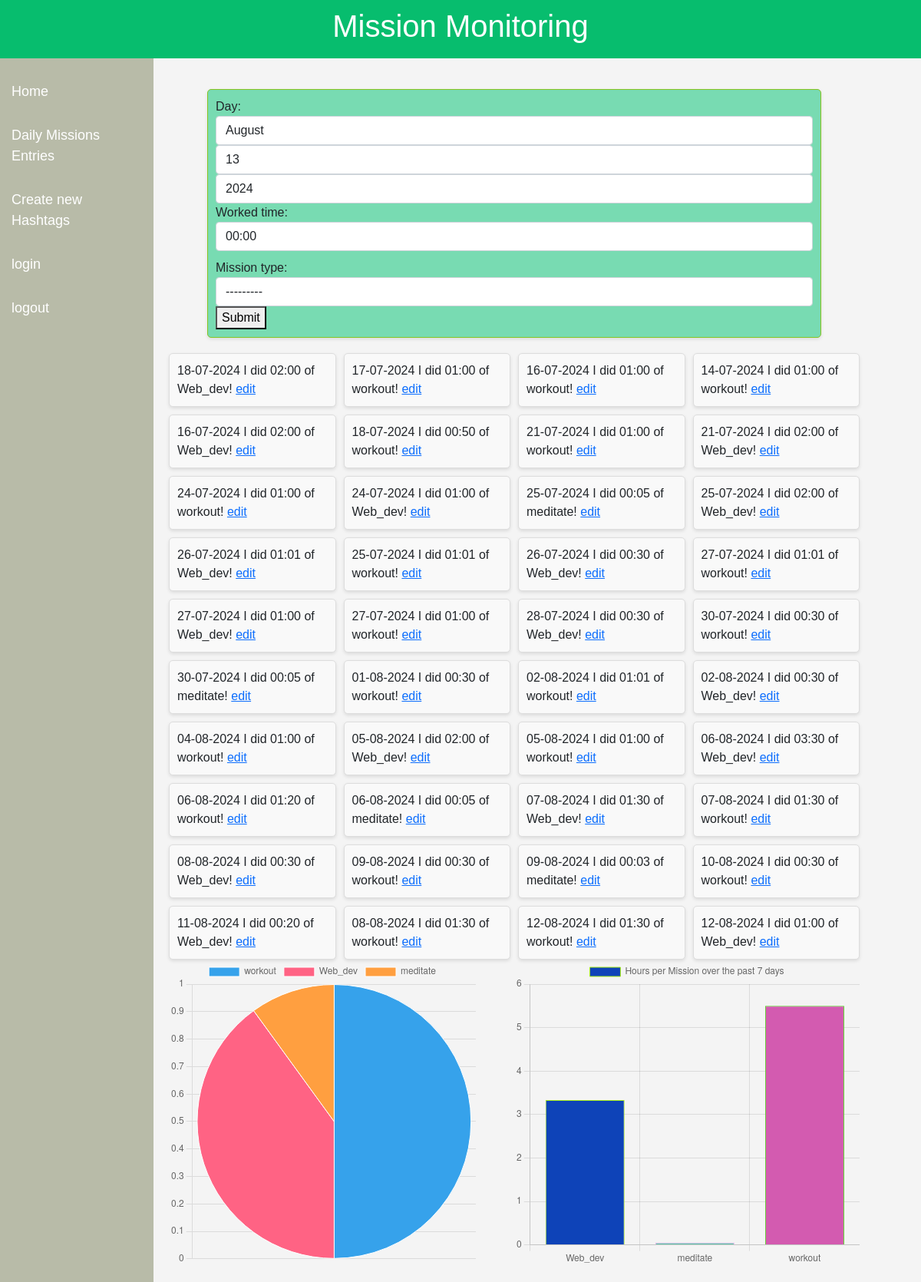
The app's page /checklist/ with its own data.
### checklist/models.py (models this page shows)
class MissionMonitoring(models.Model):
    day = models.DateField(default=timezone.now)
    mission_type = models.ForeignKey(MissionType, on_delete= models.CASCADE)
    worked_time = models.DurationField(default=timezone.timedelta(minutes=0))
    def formated_date(self):
         return self.day.strftime('%d-%m-%Y')
    def parsed_time(self):
        total_seconds = self.worked_time.total_seconds()
        hours = int(total_seconds // 3600)
        minutes = int((total_seconds % 3600) // 60)
        return f'{hours:02}:{minutes:02}'  # Format as HH:MM
    def __str__(self):
        return f'{self.formated_date()} I did {self.parsed_time()} of {self.mission_type}!'

class  MissionType(models.Model):
    mission = models.CharField(max_length=100)
    def __str__(self):
        return self.mission

### checklist/views.py (the view)
# urls.py: path('checklist/',checklist, name='checklist'),
def checklist(request):
    Acheivments_ = MissionMonitoring.objects.all()
    if request.method == 'POST':
        form = Postformactivityentry(request.POST)
        if form.is_valid():
            form.save()
            return redirect('checklist')  # Redirect back to the checklist view after form submission
    else:
        form = Postformactivityentry()
    for_pd = list(MissionMonitoring.objects.annotate(value_mission_type=F('mission_type__mission')).values('day','value_mission_type','worked_time'))
    df = pd.DataFrame(for_pd)
    missions_counts =   df['value_mission_type'].value_counts()
    Unique_misisons = missions_counts.index.tolist()
    Unique_misisons_count = missions_counts.values.tolist()
    from django.utils.html import escapejs
    Unique_misisons_json = json.dumps(Unique_misisons)
    Unique_misisons_count_json = json.dumps(Unique_misisons_count)
    from django.utils import timezone
    from datetime import timedelta
    Days_ago = timezone.now()- timedelta(days=7)
    worked_time_other_past_7 = list(MissionMonitoring.objects.filter(day__gt=Days_ago).values(
    ('mission_type__mission')).annotate(
        total_worked = Sum('worked_time')))
    mission_type = []
    mission_type_worked_time = []
    for x in worked_time_other_past_7:
        total_worked = x['total_worked']
        if isinstance(total_worked, timedelta):
            total_worked = (total_worked.total_seconds()/60)/60
        mission_type_worked_time.append(total_worked)
        mission_type.append(x['mission_type__mission'])
    mission_type = json.dumps(mission_type)
    mission_type_worked_time = json.dumps(mission_type_worked_time)
    return render(request, 'activities_entries.html', {
        'context_form': form,
        'Acheivments': Acheivments_,
        'Unique_misisons': Unique_misisons_json,
        'Unique_misisons_count': Unique_misisons_count_json,
        'mission_type': mission_type,
        'mission_type_worked_time': mission_type_worked_time
        })

### checklist/forms.py (shortened to what this page needs)
class Postformactivityentry(forms.ModelForm):
    day = forms.DateField(
        initial=timezone.now,
        widget=forms.SelectDateWidget(attrs={'class': 'form-control', 'placeholder': 'YYYY-MM-DD'})
    )
    worked_time = forms.TimeField(
        widget=forms.TimeInput(format='%H:%M', attrs={'class': 'form-control', 'placeholder': 'HH:MM'}),
        initial=time(0, 0)
    )
    class Meta:
        model = MissionMonitoring
        fields = ['day', 'mission_type', 'worked_time']
        widgets = {
            'mission_type': forms.Select(attrs={'class': 'form-control', 'placeholder': 'Select a mission type'}),
        }
    def __init__(self, *args, **kwargs):
        super(Postformactivityentry, self).__init__(*args, **kwargs)
        if self.instance and self.instance.pk:
            worked_seconds = self.instance.worked_time.total_seconds()
            hours = int(worked_seconds // 3600)
            minutes = int((worked_seconds % 3600) // 60)
            self.initial['worked_time'] = time(hour=hours, minute=minutes)

### checklist/templates/activities_entries.html (shortened to what this page needs)
{% extends "blog_page.html" %}
{% block title %} Mission Monitoring {% endblock %}
{% block content %}
<div class="post_head">
    <form method="post" action="">
        <div class="form-group">
            {{ context_form.day.label_tag }}
            {{ context_form.day }}
        </div>
        <div class="form-group">
            {{ context_form.worked_time.label_tag }}
            {{ context_form.worked_time }}
        </div>
        <div class="form-group">
            {{ context_form.mission_type.label_tag }}
            {{ context_form.mission_type }}
        </div>
        <button type="submit">Submit</button>
    </form>
</div>
{% if Acheivments %}
    <div class="achievements-grid">
        {% for achievement in Acheivments %}
            <div class="achievement-item">
                {{ achievement }}
                <a href="edit_entry/{{ achievement.id }}"> edit </a>
            </div>
        {% endfor %}
    </div>
{% else %}
    <p>No posts found.</p>
{% endif %}
<div style="display: flex; width: 100%; height: 400px;">
    <div style="flex: 1;">
        <canvas id="pieChart" style="width: 100%; height: 100%;"></canvas>
    </div>
    <div style="flex: 1;">
        <canvas id="barChart" style="width: 100%; height: 100%;"></canvas>
    </div>
</div>
<script>
    const ctxPie = document.getElementById('pieChart').getContext('2d');
    const labelsPie = JSON.parse("{{ Unique_misisons|escapejs }}");
    const dataPie = JSON.parse("{{ Unique_misisons_count|escapejs }}");
    new Chart(ctxPie, {
        type: 'pie',
        data: {
            labels: labelsPie,
            datasets: [{
                label: 'Number of entries per mission type',
                data: dataPie,
                borderWidth: 1
            }]
        },
        options: {
            scales: {
                y: {
                    beginAtZero: true
                }
            }
        }
    });
</script>
<script>
    const ctxBar = document.getElementById('barChart').getContext('2d');
    const missionType = JSON.parse("{{ mission_type|escapejs }}");
    const missionTypeWorkedTime = JSON.parse("{{ mission_type_worked_time|escapejs }}");
    // Function to generate a random color
    function getRandomColor() {
        const letters = '0123456789ABCDEF';
        let color = '#';
        for (let i = 0; i < 6; i++) {
            color += letters[Math.floor(Math.random() * 16)];
        }
        return color;
    }
    // Generate background colors and border colors dynamically based on the length of the data
    const backgroundColors = missionTypeWorkedTime.map(() => getRandomColor());
    const borderColors = missionTypeWorkedTime.map(() => getRandomColor());
    new Chart(ctxBar, {
        type: 'bar',
        data: {
            labels: missionType,
            datasets: [{
                label: 'Hours per Mission over the past 7 days',
                data: missionTypeWorkedTime,
                backgroundColor: backgroundColors,
                borderColor: borderColors,
                borderWidth: 1
            }]
        },
        options: {
            scales: {
                y: {
                    beginAtZero: true
                }
            }
        }
    });
</script>
{% endblock %}

### blog_page/templates/blog_page.html (shortened to what this page needs)
{% load static %}
{% load custom_filters %}
<!DOCTYPE html>
<html lang="en">
<head>
    <link href="https://cdn.jsdelivr.net/npm/bootstrap@5.0.2/dist/css/bootstrap.min.css" rel="stylesheet">
    <link rel="stylesheet" href="{% static 'blog_page/css/styles.css' %}">
</head>
<body>
    <header>
        <h1>{% block title %} Jolting it down{% endblock %}</h1>
    </header>
    <div class="container">
        <nav class="sidebar">
            <ul>
                <li><a href="{% url 'home' %}">Home</a></li>
                <li><a href="{% url 'checklist' %}">Daily Missions Entries</a></li>
                <li><a href="{% url 'create_categories' %}">Create new Hashtags</a></li>
                <li><a href="{% url 'login' %}">login</a></li>
                <li><a href="{% url 'logout' %}">logout</a></li>
            </ul>
        </nav>
        <div class="content">
            {% block content %}{% endblock %}
</body>
</html>

### blog_page/static/blog_page/css/styles.css (style rules this page uses)
body { font-family: Arial, sans-serif; margin: 0; padding: 0; background-color: #f4f4f4; overflow-x: hidden; }
header { background-color: #07bd6e; color: #fff; padding: 10px 0; text-align: center; width: 100%; box-sizing: border-box; }
.container { display: flex; flex-direction: row; width: 100vw; margin: 0; padding: 0; }
.sidebar { width: 200px; background-color: #b8bba8; padding-top: 20px; box-sizing: border-box; }
.sidebar ul { list-style-type: none; padding: 0; margin: 0; }
.sidebar ul li { margin-bottom: 10px; }
.sidebar ul li a { color: white; text-decoration: none; display: block; padding: 10px 15px; font-size: 18px; }
.content { flex: 1; padding: 20px; }
.post_head { background: #78dbb2; margin: 20px auto; padding: 10px; width: 800px; border: 1px solid #86c421; border-radius: 5px; box-shadow: 0 2px 4px rgba(0, 0, 0, 0.1); flex: 5, }
.achievements-grid { display: grid; grid-template-columns: repeat(auto-fill, minmax(200px, 1fr)); gap: 10px; }
.achievement-item { border: 1px solid #ddd; border-radius: 5px; padding: 10px; box-shadow: 0 2px 4px rgba(0, 0, 0, 0.1); background-color: #f9f9f9; }
input, textarea { display: block; margin-bottom: 10px; }

### records on screen
MissionMonitoring: day+worked_time+mission_type "18-07-2024 I did 02:00 of Web_dev!"
MissionMonitoring: day+worked_time+mission_type "17-07-2024 I did 01:00 of workout!"
MissionMonitoring: day+worked_time+mission_type "16-07-2024 I did 01:00 of workout!"
MissionMonitoring: day+worked_time+mission_type "14-07-2024 I did 01:00 of workout!"
MissionMonitoring: day+worked_time+mission_type "16-07-2024 I did 02:00 of Web_dev!"
MissionMonitoring: day+worked_time+mission_type "18-07-2024 I did 00:50 of workout!"
MissionMonitoring: day+worked_time+mission_type "21-07-2024 I did 01:00 of workout!"
MissionMonitoring: day+worked_time+mission_type "21-07-2024 I did 02:00 of Web_dev!"
MissionMonitoring: day+worked_time+mission_type "24-07-2024 I did 01:00 of workout!"
MissionMonitoring: day+worked_time+mission_type "24-07-2024 I did 01:00 of Web_dev!"
MissionMonitoring: day+worked_time+mission_type "25-07-2024 I did 00:05 of meditate!"
MissionMonitoring: day+worked_time+mission_type "25-07-2024 I did 02:00 of Web_dev!"
MissionMonitoring: day+worked_time+mission_type "26-07-2024 I did 01:01 of Web_dev!"
MissionMonitoring: day+worked_time+mission_type "25-07-2024 I did 01:01 of workout!"
MissionMonitoring: day+worked_time+mission_type "26-07-2024 I did 00:30 of Web_dev!"
MissionMonitoring: day+worked_time+mission_type "27-07-2024 I did 01:01 of workout!"
MissionMonitoring: day+worked_time+mission_type "27-07-2024 I did 01:00 of Web_dev!"
MissionMonitoring: day+worked_time+mission_type "27-07-2024 I did 01:00 of workout!"
MissionMonitoring: day+worked_time+mission_type "28-07-2024 I did 00:30 of Web_dev!"
MissionMonitoring: day+worked_time+mission_type "30-07-2024 I did 00:30 of workout!"
MissionMonitoring: day+worked_time+mission_type "30-07-2024 I did 00:05 of meditate!"
MissionMonitoring: day+worked_time+mission_type "01-08-2024 I did 00:30 of workout!"
MissionMonitoring: day+worked_time+mission_type "02-08-2024 I did 01:01 of workout!"
MissionMonitoring: day+worked_time+mission_type "02-08-2024 I did 00:30 of Web_dev!"
MissionMonitoring: day+worked_time+mission_type "04-08-2024 I did 01:00 of workout!"
MissionMonitoring: day+worked_time+mission_type "05-08-2024 I did 02:00 of Web_dev!"
MissionMonitoring: day+worked_time+mission_type "05-08-2024 I did 01:00 of workout!"
MissionMonitoring: day+worked_time+mission_type "06-08-2024 I did 03:30 of Web_dev!"
MissionMonitoring: day+worked_time+mission_type "06-08-2024 I did 01:20 of workout!"
MissionMonitoring: day+worked_time+mission_type "06-08-2024 I did 00:05 of meditate!"
MissionMonitoring: day+worked_time+mission_type "07-08-2024 I did 01:30 of Web_dev!"
MissionMonitoring: day+worked_time+mission_type "07-08-2024 I did 01:30 of workout!"
MissionMonitoring: day+worked_time+mission_type "08-08-2024 I did 00:30 of Web_dev!"
MissionMonitoring: day+worked_time+mission_type "09-08-2024 I did 00:30 of workout!"
MissionMonitoring: day+worked_time+mission_type "09-08-2024 I did 00:03 of meditate!"
MissionMonitoring: day+worked_time+mission_type "10-08-2024 I did 00:30 of workout!"
MissionMonitoring: day+worked_time+mission_type "11-08-2024 I did 00:20 of Web_dev!"
MissionMonitoring: day+worked_time+mission_type "08-08-2024 I did 01:30 of workout!"
MissionMonitoring: day+worked_time+mission_type "12-08-2024 I did 01:30 of workout!"
MissionMonitoring: day+worked_time+mission_type "12-08-2024 I did 01:00 of Web_dev!"

### other values on screen
{{ context_form.day.label_tag }} "Day:"
{{ context_form.worked_time.label_tag }} "Worked time:"
{{ context_form.mission_type.label_tag }} "Mission type:"
chart data {{ Unique_misisons_count|escapejs }} [20, 16, 4]
chart data {{ mission_type_worked_time|escapejs }} [3.3333333333333335, 0.05, 5.5]
